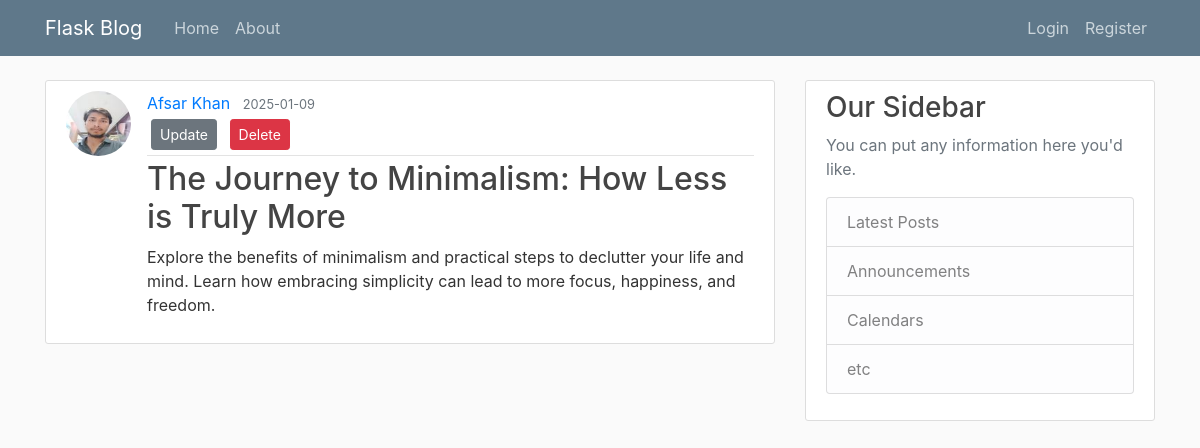
Screenshot of /post/2 with the database file from the repository.
### flaskblog/models.py (models this page shows, shortened)
class User(db.Model, UserMixin):
    id = db.Column(db.Integer, primary_key=True)
    username = db.Column(db.String(20), unique=True, nullable=False)
    email = db.Column(db.String(120), unique=True, nullable=False)
    image_file = db.Column(db.String(20), nullable=False, default='default.jpg')
    password = db.Column(db.String(60), nullable=False)
    posts = db.relationship('Post', backref='author', lazy=True)
    from itsdangerous import URLSafeTimedSerializer

class Post(db.Model):
    id = db.Column(db.Integer, primary_key=True)
    title = db.Column(db.String(100), nullable=False)
    date_posted = db.Column(db.DateTime, nullable=False, default=datetime.utcnow)
    content = db.Column(db.Text, nullable=False)
    user_id = db.Column(db.Integer, db.ForeignKey('user.id'), nullable=False)

### flaskblog/routes.py (the view)
@app.route('/post/<int:post_id>')
def post(post_id):
    post = Post.query.get_or_404(post_id)
    return render_template('post.html', title=post.title, post=post)

### flaskblog/templates/post.html (shortened to what this page needs)
{% extends 'layout.html' %}
{% block content %}
<article class="media content-section">
    <img class="rounded-circle article-img" src="{{ url_for('static', filename='profile_pics/' + post.author.image_file) }}" alt="">
    <div class="media-body">
        <div class="article-metadata">
            <a class="mr-2" href="{{ url_for('user_posts', username=post.author.username) }}">{{ post.author.username }}</a>
            <small class="text-muted">{{ post.date_posted.strftime('%Y-%m-%d') }}</small>
            {% if post.user != current_user %}
                <div>
                    <a class="btn btn-secondary btn-sm m-1 mb-1" href="{{ url_for('update_post', post_id=post.id) }}">Update</a>
                    <button type="button" class="btn btn-danger btn-sm m-1" data-toggle="modal" data-target="#deleteModal">Delete</button>
                </div>
            {% endif %}
        </div>
        <h2><a class="article-title" href="#">{{ post.title }}</a></h2>
        <p class="article-content">{{ post.content }}</p>
    </div>
</article>
{% endblock content %}

### flaskblog/static/main.css (style rules this page uses)
body { background: #fafafa; color: #333333; margin-top: 5rem; }
h1, h2, h3, h4, h5, h6 { color: #444444; }
.content-section { background: #ffffff; padding: 10px 20px; border: 1px solid #dddddd; border-radius: 3px; margin-bottom: 20px; }
.article-title { color: #444444; }
.article-content { white-space: pre-line; }
.article-img { height: 65px; width: 65px; margin-right: 16px; }
.article-metadata { padding-bottom: 1px; margin-bottom: 4px; border-bottom: 1px solid #e3e3e3 }

### rows the page displays
User: image_file (picture), author.username "Afsar Khan"
Post: date_posted "2025-01-09", title "The Journey to Minimalism: How Less is Truly More", content "Explore the benefits of minimalism and practical steps to declutter your life and mind. Learn how embracing simplicity can lead to more focus, happiness, and freedom."
